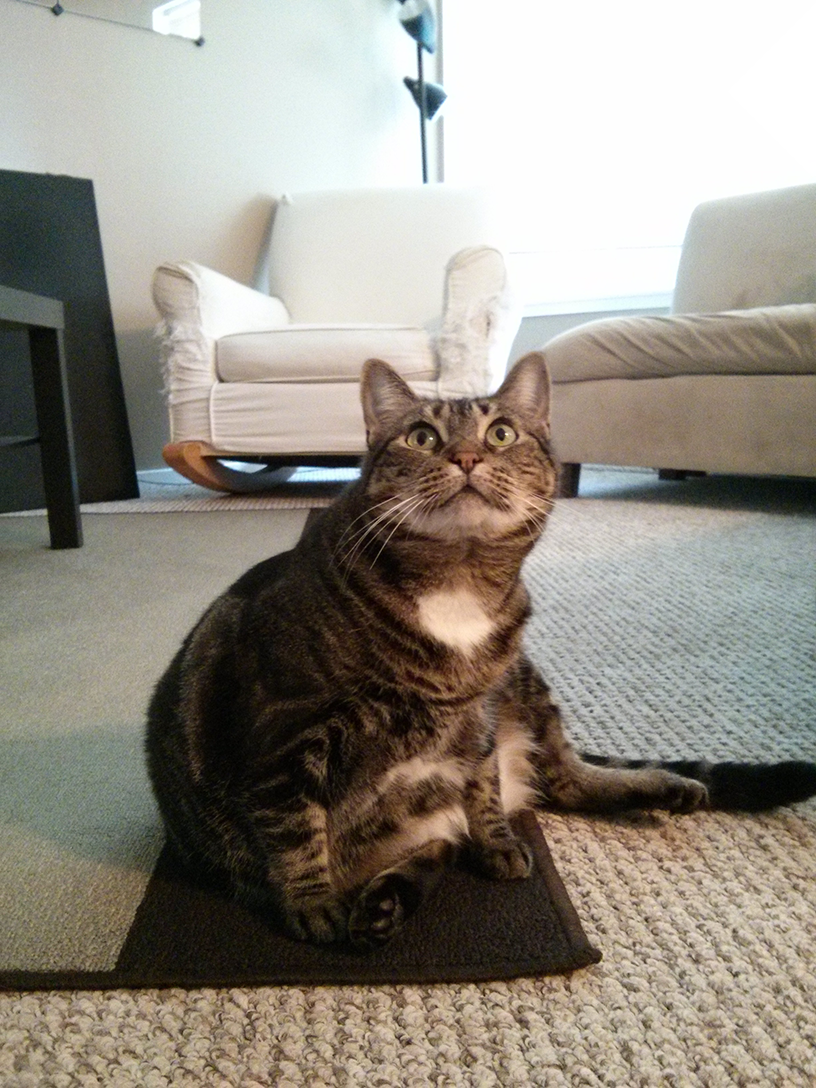
#> input picture pillow/zophie.png, 816 x 1088 px
$ python cat_puzzle.py
#> lines starting #> are read from the running program, lines starting #| are printed output that depends on the picture
from PIL import Image

row=6
col=4

catIm=Image.open('zophie.png')
#> catIm is the input picture: PIL image 816x1088 RGB; mean R, G, B 147, 141.1, 131.1
faceIm=catIm.crop((335,345,565,560))#cut off the cat head
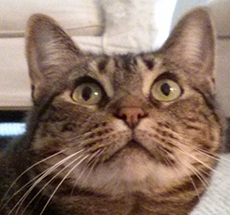
#> faceIm: PIL image 230x215 RGB; mean R, G, B 139.1, 115.1, 100.7
facewidth,faceheight=faceIm.size#measure the head size
#> facewidth = 230; faceheight = 215
cat_cat=Image.new('RGBA',(col*facewidth,row*faceheight))#create the appropriate png
#> cat_cat: PIL image 920x1290 RGBA; every value is 0

for left in range(0,col*facewidth,facewidth):
    for top in range(0,row*faceheight,faceheight):
        print(left,top)
        cat_cat.paste(faceIm,(left,top))
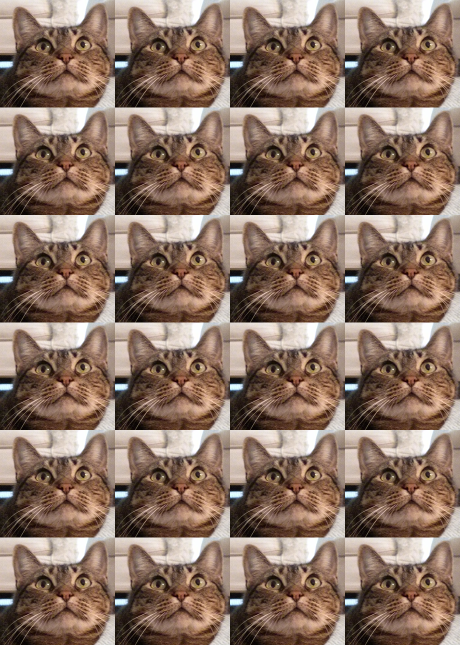
#> cat_cat: PIL image 920x1290 RGBA (shown at 1/2 size); mean R, G, B, A 139.1, 115.1, 100.7, 255

cat_cat.save('tiled.png')

$ run again, with pillow/rotated30.png copied over pillow/zophie.png
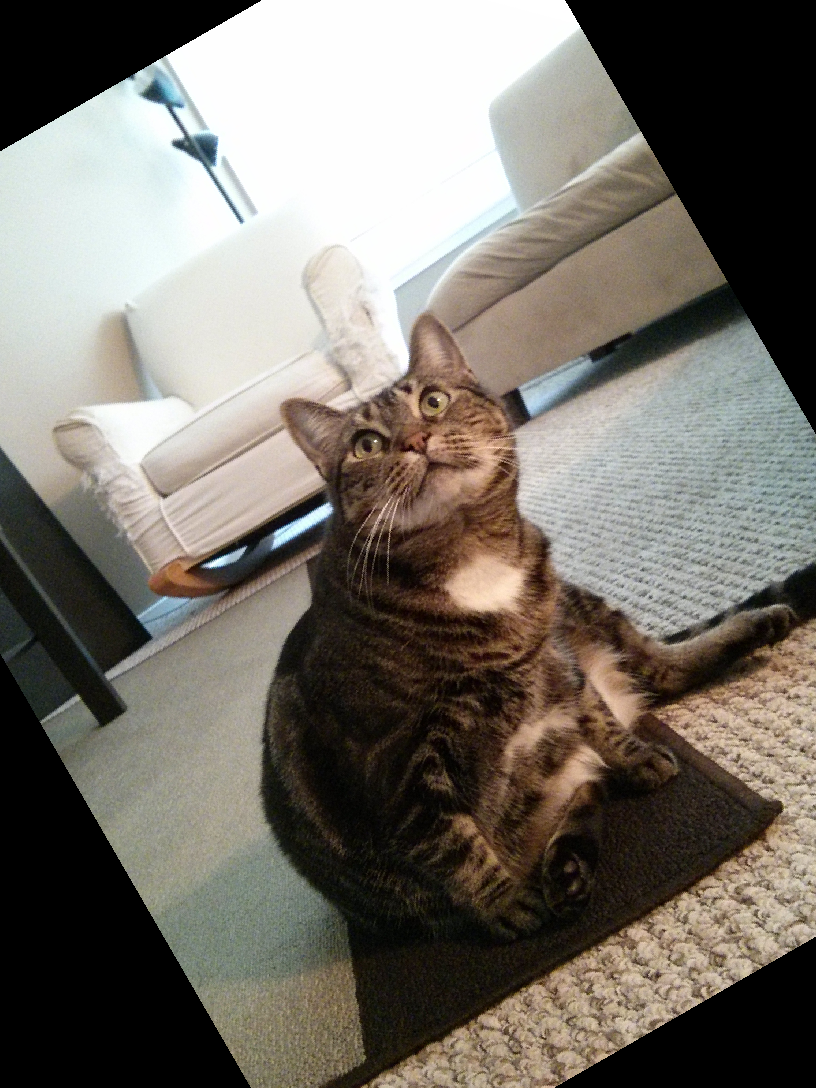
#> input picture pillow/rotated30.png, 816 x 1088 px
#> catIm is the input picture: PIL image 816x1088 RGB; mean R, G, B 118.7, 113.4, 105.4
#> `faceIm=catIm.crop((335,345,565,560))#cut off the cat head`:
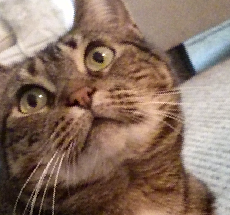
#> faceIm: PIL image 230x215 RGB; mean R, G, B 138.1, 114.2, 99.4
#> after the loop `for left in range(0,col*facewidth,facewidth):`:
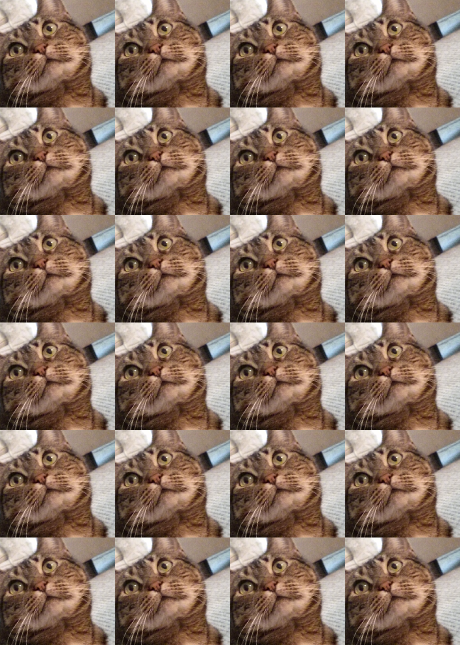
#> cat_cat: PIL image 920x1290 RGBA (shown at 1/2 size); mean R, G, B, A 138.1, 114.2, 99.4, 255
